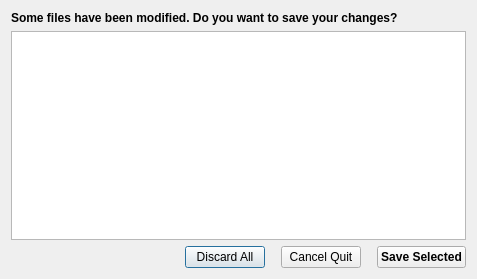
<?xml version="1.0" encoding="UTF-8"?>
<ui version="4.0">
 <class>SaveOnCloseDialog</class>
 <widget class="QDialog" name="SaveOnCloseDialog">
  <property name="geometry">
   <rect>
    <x>0</x>
    <y>0</y>
    <width>477</width>
    <height>279</height>
   </rect>
  </property>
  <property name="windowTitle">
   <string>Close App</string>
  </property>
  <property name="modal">
   <bool>true</bool>
  </property>
  <layout class="QVBoxLayout" name="verticalLayout_2">
   <item>
    <widget class="QLabel" name="label">
     <property name="font">
      <font>
       <weight>75</weight>
       <bold>true</bold>
      </font>
     </property>
     <property name="text">
      <string>Some files have been modified. Do you want to save your changes?</string>
     </property>
     <property name="margin">
      <number>6</number>
     </property>
    </widget>
   </item>
   <item>
    <layout class="QVBoxLayout" name="verticalLayout_3">
     <item>
      <widget class="QListWidget" name="listWidget"/>
     </item>
     <item>
      <layout class="QHBoxLayout" name="horizontalLayout">
       <property name="leftMargin">
        <number>0</number>
       </property>
       <item>
        <spacer name="horizontalSpacer">
         <property name="orientation">
          <enum>Qt::Horizontal</enum>
         </property>
         <property name="sizeHint" stdset="0">
          <size>
           <width>40</width>
           <height>20</height>
          </size>
         </property>
        </spacer>
       </item>
       <item>
        <widget class="QPushButton" name="pushButtonDiscard">
         <property name="text">
          <string>Discard All</string>
         </property>
        </widget>
       </item>
       <item>
        <spacer name="horizontalSpacer_3">
         <property name="orientation">
          <enum>Qt::Horizontal</enum>
         </property>
         <property name="sizeType">
          <enum>QSizePolicy::Fixed</enum>
         </property>
         <property name="sizeHint" stdset="0">
          <size>
           <width>10</width>
           <height>20</height>
          </size>
         </property>
        </spacer>
       </item>
       <item>
        <widget class="QPushButton" name="pushButtonCancel">
         <property name="text">
          <string>Cancel Quit</string>
         </property>
        </widget>
       </item>
       <item>
        <spacer name="horizontalSpacer_2">
         <property name="orientation">
          <enum>Qt::Horizontal</enum>
         </property>
         <property name="sizeType">
          <enum>QSizePolicy::Fixed</enum>
         </property>
         <property name="sizeHint" stdset="0">
          <size>
           <width>10</width>
           <height>20</height>
          </size>
         </property>
        </spacer>
       </item>
       <item>
        <widget class="QPushButton" name="pushButtonSave">
         <property name="font">
          <font>
           <weight>75</weight>
           <bold>true</bold>
          </font>
         </property>
         <property name="text">
          <string>Save Selected</string>
         </property>
        </widget>
       </item>
      </layout>
     </item>
    </layout>
   </item>
  </layout>
 </widget>
 <tabstops>
  <tabstop>listWidget</tabstop>
  <tabstop>pushButtonSave</tabstop>
  <tabstop>pushButtonCancel</tabstop>
 </tabstops>
 <resources/>
 <connections/>
</ui>
